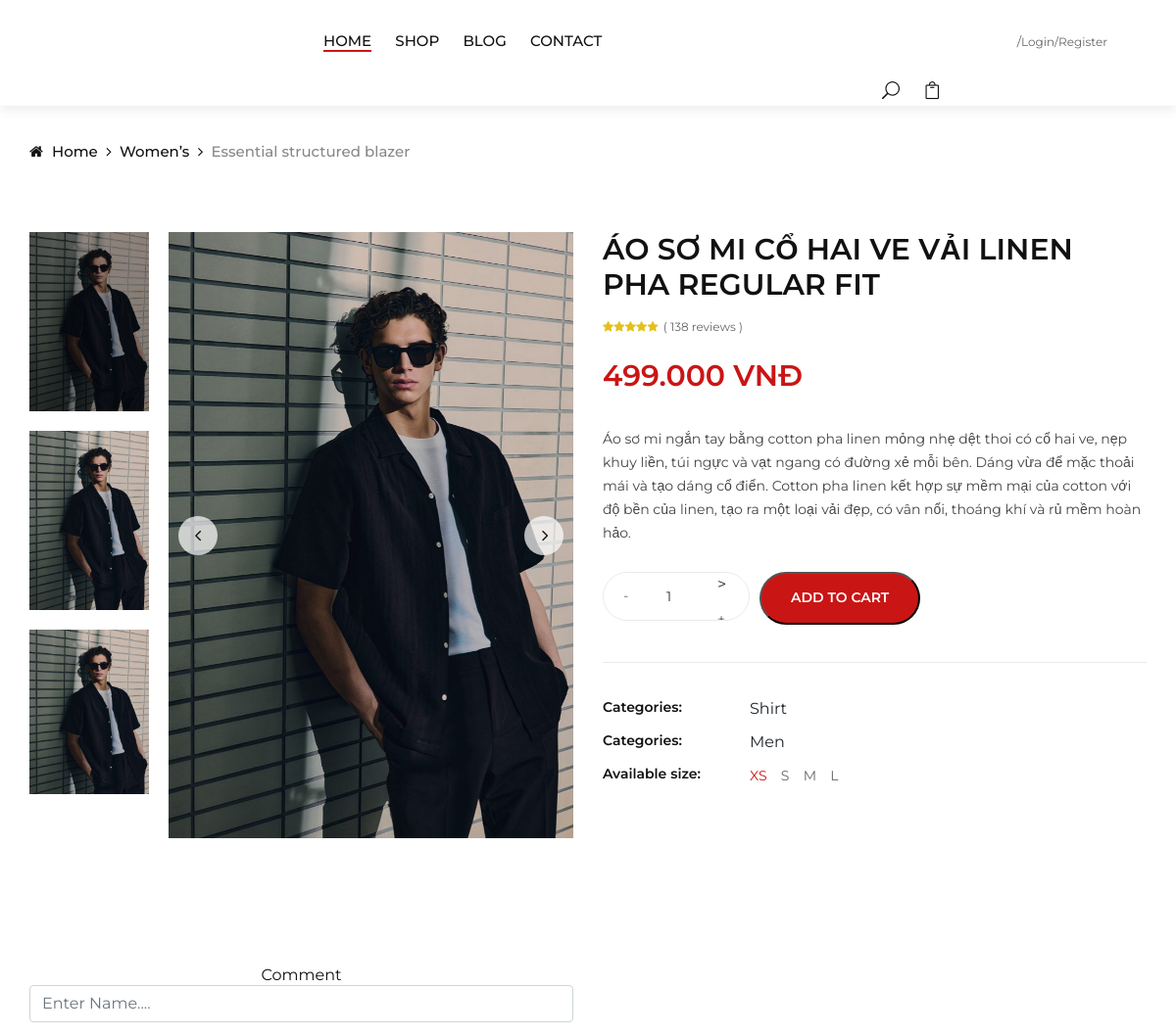
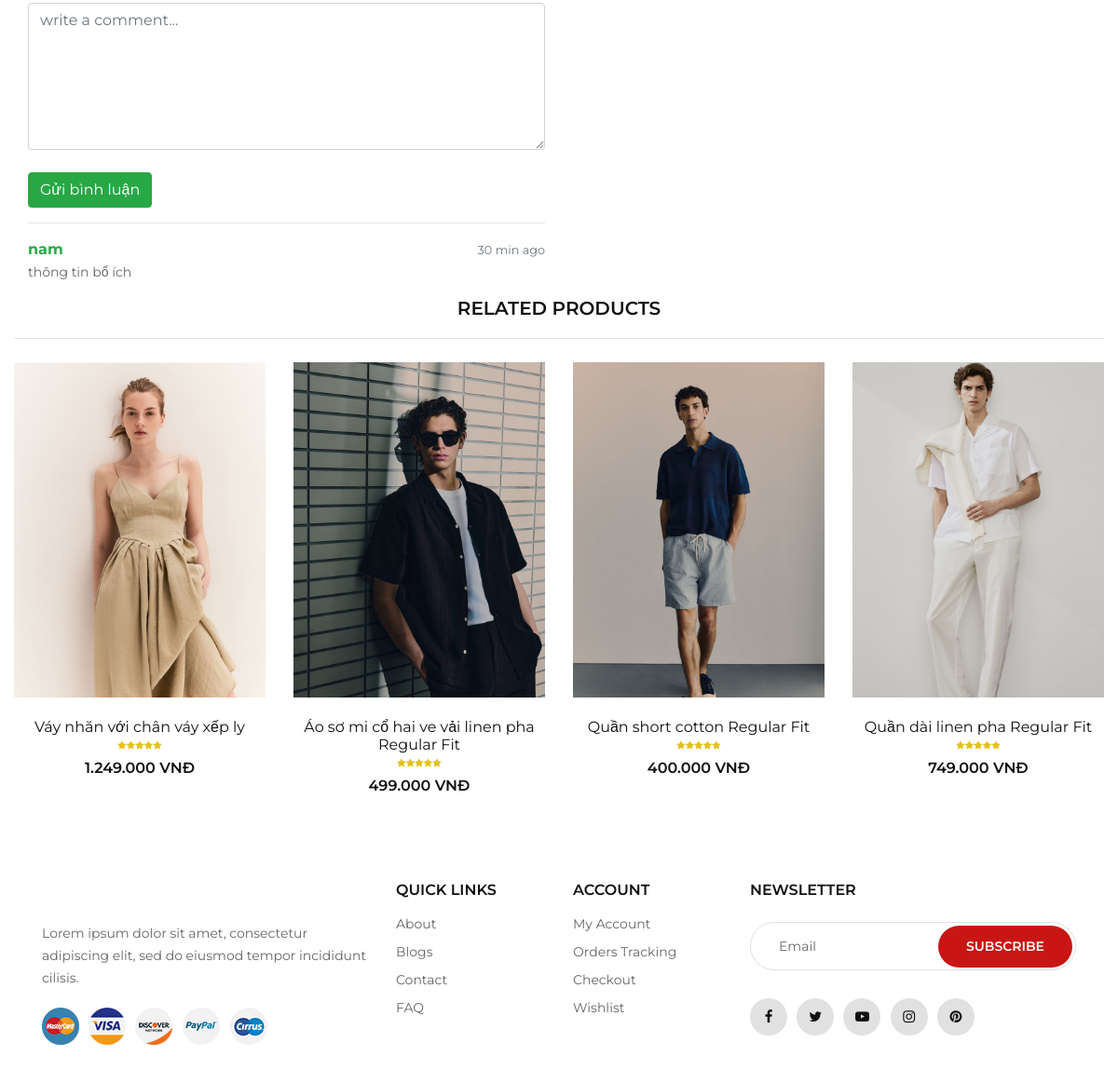
The app's page /product-details.php?proid=28 with its own data (2 pictures, top to bottom).
### tables this page shows
CREATE TABLE `tbl_product` (
  `productId` int(11) NOT NULL,
  `productName` tinytext NOT NULL,
  `catId` int(11) NOT NULL,
  `brandId` int(11) NOT NULL,
  `product_desc` text NOT NULL,
  `type` int(11) NOT NULL,
  `price` varchar(255) NOT NULL,
  `image` varchar(255) NOT NULL
);

CREATE TABLE `tbl_category` (
  `catId` int(11) NOT NULL,
  `catName` varchar(255) NOT NULL
);

CREATE TABLE `tbl_brand` (
  `brandId` int(11) NOT NULL,
  `brandName` varchar(200) NOT NULL
);

CREATE TABLE `tbl_binhluan` (
  `binhluan_id` int(11) NOT NULL,
  `tenbinhluan` varchar(10) NOT NULL,
  `binhluan` varchar(40) NOT NULL,
  `product_id` int(11) NOT NULL
);

### classes/product.php (called while the page is built, shortened)
<?php
	$filepath = realpath(dirname(__FILE__));
	include_once ($filepath.'/../lib/database.php');
	include_once ($filepath.'/../helpers/format.php');
?>
<?php
	class product
	{
		private $db;
		public function __construct()
		{
			$this->db = new Database();
		}
		public function get_details($id){
			$query = "
			SELECT tbl_product.*, tbl_category.catName, tbl_brand.brandName
			FROM tbl_product INNER JOIN tbl_category ON tbl_product.catId = tbl_category.catId
			INNER JOIN tbl_brand ON tbl_product.brandId = tbl_brand.brandId WHERE tbl_product.productId = '$id'
			";
			$result = $this->db->select($query);
			return $result;
		}
		public function get_product_by_cat($id){
			$query = "SELECT * FROM tbl_product WHERE catId order by catId desc LIMIT 8";
			$result = $this->db->select($query);
			return $result;
		}
	}
?>

### lib/database.php (called while the page is built, shortened)
<?php
Class Database{
   public $host   = DB_HOST;
   public $user   = DB_USER;
   public $pass   = DB_PASS;
   public $dbname = DB_NAME;
   public $link;
private function connectDB(){
   $this->link = new mysqli($this->host, $this->user, $this->pass,
    $this->dbname);
 }
public function select($query){
  $result = $this->link->query($query) or
   die($this->link->error.__LINE__);
  if($result->num_rows > 0){
    return $result;
  } else {
    return false;
  }
 }
}

### helpers/format.php (called while the page is built, shortened)
<?php
class Format{
public function format_currency($n=0){
        $n=(string)$n;
        $n=strrev($n);
        $res='';
        for($i=0;$i<strlen($n);$i++){
            if($i%3==0 && $i!=0){
                $res.='.';
            }
            $res.=$n[$i];
        }
        $res=strrev($res);
        return $res;
    }
}
?>

### classes/customer.php (called while the page is built, shortened)
<?php
	$filepath = realpath(dirname(__FILE__));
	include_once ($filepath.'/../lib/database.php');
	include_once ($filepath.'/../helpers/format.php');
?>
<?php
	class customer
	{
		private $db;
		public function __construct()
		{
			$this->db = new Database();
		}
		public function show_comment(){
			$query = "SELECT * FROM tbl_binhluan order by binhluan_id desc  LIMIT 2";
			$result = $this->db->select($query);
			return $result;
		}
		}
?>

### product-details.php (the view, shortened to what this page needs)
<?php
   include "inc/header.php";
 ?>
 <?php
if(!isset($_GET['proid']) || $_GET['proid']==NULL){
    echo "<script>window.location ='404.php'</script>";
 }else{
     $id = $_GET['proid'];
 }
 ?>
    <div class="breadcrumb-option">
        <div class="container">
            <div class="row">
                <div class="col-lg-12">
                    <div class="breadcrumb__links">
                        <a href="./index.php"><i class="fa fa-home"></i> Home</a>
                        <a href="#">Women’s </a>
                        <span>Essential structured blazer</span>
                    </div>
                </div>
            </div>
        </div>
    </div>
    <section class="product-details spad">
    <?php
$get_product_details = $product->get_details($id);
if($get_product_details){
    while($result_details = $get_product_details->fetch_assoc()){
?>
        <div class="container">
            <div class="row">
                <div class="col-lg-6">
                    <div class="product__details__pic">
                        <div class="product__details__pic__left product__thumb nice-scroll">
                            <a class="pt active" href="#product-1">
                                <img src="admin/uploads/<?php echo $result_details['image']  ?>" alt="">
                            </a>
                            <a class="pt" href="#product-2">
                                <img src="admin/uploads/<?php echo $result_details['image']  ?>" alt="">
                            </a>
                            <a class="pt" href="#product-3">
                            <img src="admin/uploads/<?php echo $result_details['image']  ?>" alt="">
                            </a>
                        </div>
                        <div class="product__details__slider__content">
                            <div class="product__details__pic__slider owl-carousel">
                                <img data-hash="product-1" class="product__big__img" src="admin/uploads/<?php echo $result_details['image']  ?>" alt="">
                            </div>
                        </div>
                    </div>
                </div>
                <div class="col-lg-6">
                    <div class="product__details__text">
                        <h3><?php echo $result_details['productName'] ?></h3>
                        <div class="rating">
                            <i class="fa fa-star"></i>
                            <i class="fa fa-star"></i>
                            <i class="fa fa-star"></i>
                            <i class="fa fa-star"></i>
                            <i class="fa fa-star"></i>
                            <span>( 138 reviews )</span>
                        </div>
                        <div class="product__details__price"><?php echo $fm->format_currency($result_details['price'])." "."VNĐ" ?> </div>
                        <p><?php echo $result_details['product_desc'] ?></p>
                        <div class="product__details__button">
                        <form action="" method="post">
                            <div class="quantity">
                            <div class="pro-qty">
                                    <input type="number" class="buyfield" name="quantity" value="1" min="1"/>>
                                </div>
                            </div>
                            <input type="submit" name="submit" value="add to cart"  class="cart-btn"/>
                        </form>
                        </div>
                        <div class="product__details__widget">
                            <ul>
                                <li>
                                    <span>Categories:</span><?php echo $result_details['catName'] ?>
                                </li>
                                <li>
                                    <span>Categories:</span>
                                    <?php echo $result_details['brandName'] ?>
                                </li>
                                <li>
                                    <span>Available size:</span>
                                    <div class="size__btn">
                                        <label for="xs-btn" class="active">
                                            xs
                                        </label>
                                        <label for="s-btn">
                                            s
                                        </label>
                                        <label for="m-btn">
                                            m
                                        </label>
                                        <label for="l-btn">
                                            l
                                        </label>
                                    </div>
                                </li>
                            </ul>
                        </div>
                    </div>
                </div>
            </div>
            <?php
            }
        }?>
        </section>
        <section class="checkout spad">
        <div class="container">
            <div class="checkout__form">
                <form action="" method="POST">
                    <div class="row">
                <div class="col-lg-6 col-md-6">
                    <center><h6 class="checkout__title">Comment</h6></center>
                    <div class="row">
                    <div class="container">
<div class="row bootstrap snippets bootdeys">
    <div class="col-md-12 col-sm-12">
        <div class="comment-wrapper">
            <div class="panel panel-info">
                <div class="panel-body">
                <div class="form-group">
                 <form action="" method="post">
                 <input  class="form-control form-control-user"
                    type="text" name="tennguoibinhluan" placeholder="Enter Name....">
                     </div>
                    <textarea class="form-control" name="binhluan" placeholder="write a comment..." rows="6"></textarea>
                    <br>
                    <input type="submit" name="binhluan_submit" class="btn btn-success" value="Gửi bình luận">
                 </form>
                    <hr>
                    <?php
						  $show_comment = $cs->show_comment();
						   if($show_comment){
							while($result = $show_comment->fetch_assoc()){
					       ?>
                    <ul class="media-list">
                        <li class="media">
                            <div class="media-body">
                                <span class="text-muted pull-right">
                                    <small class="text-muted">30 min ago</small>
                                </span>
                                <strong class="text-success"><?php   echo $result['tenbinhluan']  ?></strong>
                                <p>
                                <?php echo $result['binhluan'] ?>
                                </p>
                            </div>
                        </li>
                    </ul>
                    <?php
                            }
                        }
                    ?>
                </div>
            </div>
            <div class="row">
                <div class="col-lg-12 text-center">
                    <div class="related__title">
                        <h5>RELATED PRODUCTS</h5>
                    </div>
                </div>
                <?php
	      	 $productbycat = $product->get_product_by_cat($id);
	      	 if($productbycat){
	      	 	while($result = $productbycat->fetch_assoc()){
	      	?>
                <div class="col-lg-3 col-md-4 col-sm-6">
                    <div class="product__item">
                        <div class="product__item__pic set-bg"><a href="product-details.php?proid=<?php echo $result['productId'] ?>"><img src="admin/uploads/<?php echo $result['image'] ?>"  /></a>
                        </div>
                        <div class="product__item__text">
                            <h6><?php echo $result['productName'] ?></h6>
                            <div class="rating">
                                <i class="fa fa-star"></i>
                                <i class="fa fa-star"></i>
                                <i class="fa fa-star"></i>
                                <i class="fa fa-star"></i>
                                <i class="fa fa-star"></i>
                            </div>
                            <div class="product__price"><?php echo $fm->format_currency($result['price'])." "."VNĐ" ?></div>
                        </div>
                    </div>
                </div>
                <?php
    }
}
        ?>
            </div>
    <?php
   include "inc/footer.php";
 ?>

### records on screen
tbl_product: image (picture), productName "ÁO SƠ MI CỔ HAI VE VẢI LINEN PHA REGULAR FIT", price "499.000", product_desc "Áo sơ mi ngắn tay bằng cotton pha linen mỏng nhẹ dệt thoi có cổ hai ve, nẹp khuy liền, túi ngực và vạt ngang có đường xẻ mỗi bên. Dáng vừa để mặc thoải mái và tạo dáng cổ điển. Cotton pha linen kết hợp sự mềm mại của cotton với độ bền của linen, tạo ra một loại vải đẹp, có vân nổi, thoáng khí và rủ mềm hoàn hảo.", catId.catName "Shirt", brandId.brandName "Men", productName "Áo sơ mi cổ hai ve vải linen pha Regular Fit"
tbl_binhluan: tenbinhluan "nam", binhluan "thông tin bổ ích"
tbl_product: image (picture), productName "Váy nhăn với chân váy xếp ly", price "1.249.000"
tbl_product: image (picture), productName "Quần short cotton Regular Fit", price "400.000"
tbl_product: image (picture), productName "Quần dài linen pha Regular Fit", price "749.000"
